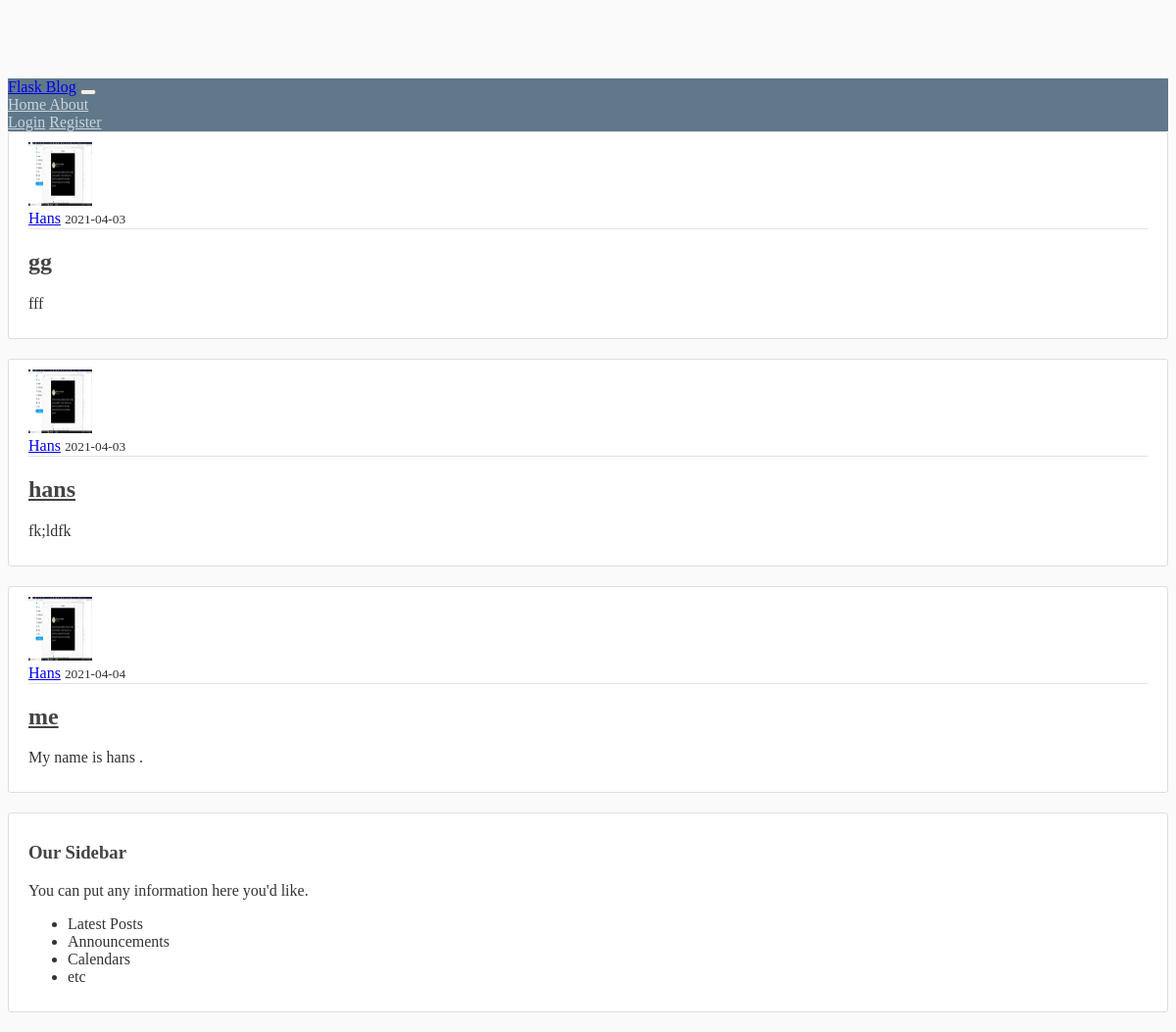
Page /home on the earlier database version.
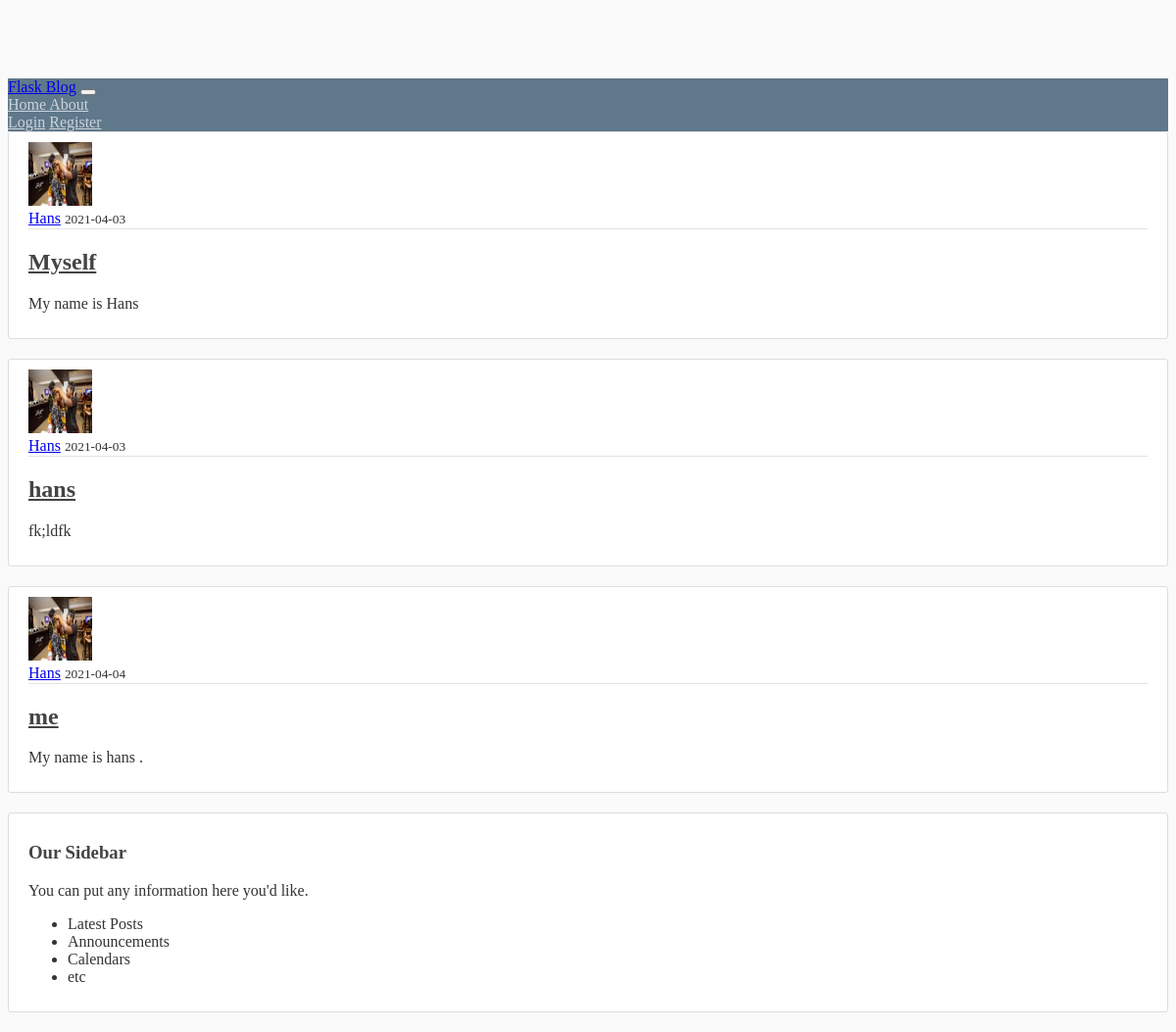
Same page on the later database version.
### flaskblog/models.py (models this page shows, shortened)
class Post(db.Model):  #class Post to take care of the Post table
    id = db.Column(db.Integer, primary_key=True)
    title = db.Column(db.String(100), nullable=False)
    date_posted = db.Column(db.DateTime, nullable=False, default=datetime.utcnow)
    content = db.Column(db.Text, nullable=False)
    user_id = db.Column(db.Integer, db.ForeignKey('user.id'), nullable=False)

class User(db.Model,UserMixin):  #class  User to take care of the user table
    id = db.Column(db.Integer, primary_key=True)
    username = db.Column(db.String(20), unique=True, nullable=False)
    email = db.Column(db.String(120), unique=True, nullable=False)
    image_file = db.Column(db.String(20), nullable=False, default='default.jpg')
    password = db.Column(db.String(60), nullable=False)
    posts = db.relationship('Post', backref='author', lazy=True)

### flaskblog/routes.py (the view)
@app.route("/")
@app.route("/home")
def home():
    posts = Post.query.all()
    return render_template('home.html', posts=posts)

### flaskblog/templates/home.html
{% extends "layout.html" %}
{% block content %}
    {% for post in posts %}
        <article class="media content-section">
          <img class="rounded-circle article-img" src="{{ url_for('static', filename='profile_pics/' + post.author.image_file) }}">
          <div class="media-body">
            <div class="article-metadata">
              <a class="mr-2" href="#">{{ post.author.username }}</a>
              <small class="text-muted">{{ post.date_posted.strftime('%Y-%m-%d') }}</small>
            </div>
            <h2><a class="article-title" href="{{ url_for('post', post_id=post.id) }}">{{ post.title }}</a></h2>
            <p class="article-content">{{ post.content }}</p>
          </div>
        </article>
    {% endfor %}
{% endblock content %}

### flaskblog/templates/layout.html (shortened to what this page needs)
<!DOCTYPE html>
<html lang="en">
<head>
    <link href="https://cdn.jsdelivr.net/npm/bootstrap@5.0.0-beta2/dist/css/bootstrap.min.css" rel="stylesheet"integrity="sha384-BmbxuPwQa2lc/FVzBcNJ7UAyJxM6wuqIj61tLrc4wSX0szH/Ev+nYRRuWlolflfl">
    <link rel="stylesheet" type="text/css" href="{{url_for ('static',filename = 'main.css')}}">
</head>
<body>
    <header class="site-header">
        <nav class="navbar navbar-expand-md navbar-dark bg-steel fixed-top">
            <div class="container">
                <a class="navbar-brand mr-4" href="/">Flask Blog</a>
                <button class="navbar-toggler" type="button" data-toggle="collapse" data-target="#navbarToggle"
                    aria-controls="navbarToggle" aria-expanded="false" aria-label="Toggle navigation">
                </button>
                <div class="collapse navbar-collapse" id="navbarToggle">
                    <div class="navbar-nav mr-auto">
                        <a class="nav-item nav-link" href="{{ url_for('home') }}">Home </a>
                        <a class="nav-item nav-link" href="{{ url_for('about') }}"> About </a>
                    </div>
                    <div class="navbar-nav">
                        {% if current_user.is_authenticated %}
                        <a class="nav-item nav-link"  href="{{ url_for('new_post') }}">New Post</a>
                        <a class="nav-item nav-link"  href="{{ url_for('account') }}">Account</a>
                        <a class="nav-item nav-link"  href="{{ url_for('logout') }}">Logout</a>
                        {% else%}
                        <a class="nav-item nav-link" href="{{ url_for('login') }}">Login</a>
                        <a class="nav-item nav-link"  href="{{ url_for('register') }}">Register</a>
                        {%  endif %}
                    </div>
                </div>
            </div>
        </nav>
    </header>
    <main role="main" class="container">
        <div class="row">
          <div class="col-md-8">
              {% block content %}{% endblock %}
          </div>
          <div class="col-md-4">
            <div class="content-section">
              <h3>Our Sidebar</h3>
              <p class='text-muted'>You can put any information here you'd like.
                <ul class="list-group">
                  <li class="list-group-item list-group-item-light">Latest Posts</li>
                  <li class="list-group-item list-group-item-light">Announcements</li>
                  <li class="list-group-item list-group-item-light">Calendars</li>
                  <li class="list-group-item list-group-item-light">etc</li>
                </ul>
              </p>
            </div>
          </div>
        </div>
      </main>
</body>
</html>

### flaskblog/static/main.css (style rules this page uses)
body { background: #fafafa; color: #333333; margin-top: 5rem; }
h1, h2, h3, h4, h5, h6 { color: #444444; }
.bg-steel { background-color: #5f788a; }
.site-header .navbar-nav .nav-link { color: #cbd5db; }
.content-section { background: #ffffff; padding: 10px 20px; border: 1px solid #dddddd; border-radius: 3px; margin-bottom: 20px; }
.article-title { color: #444444; }
.article-content { white-space: pre-line; }
.article-img { height: 65px; width: 65px; margin-right: 16px; }
.article-metadata { padding-bottom: 1px; margin-bottom: 4px; border-bottom: 1px solid #e3e3e3 }

Differences in the rows shown:
changed Post: image_file: a different picture; title "gg" → "Myself"; content "fff" → "My name is Hans"
changed through a linked row, Post "hans": image_file: a different picture
changed through a linked row, Post "me": image_file: a different picture
